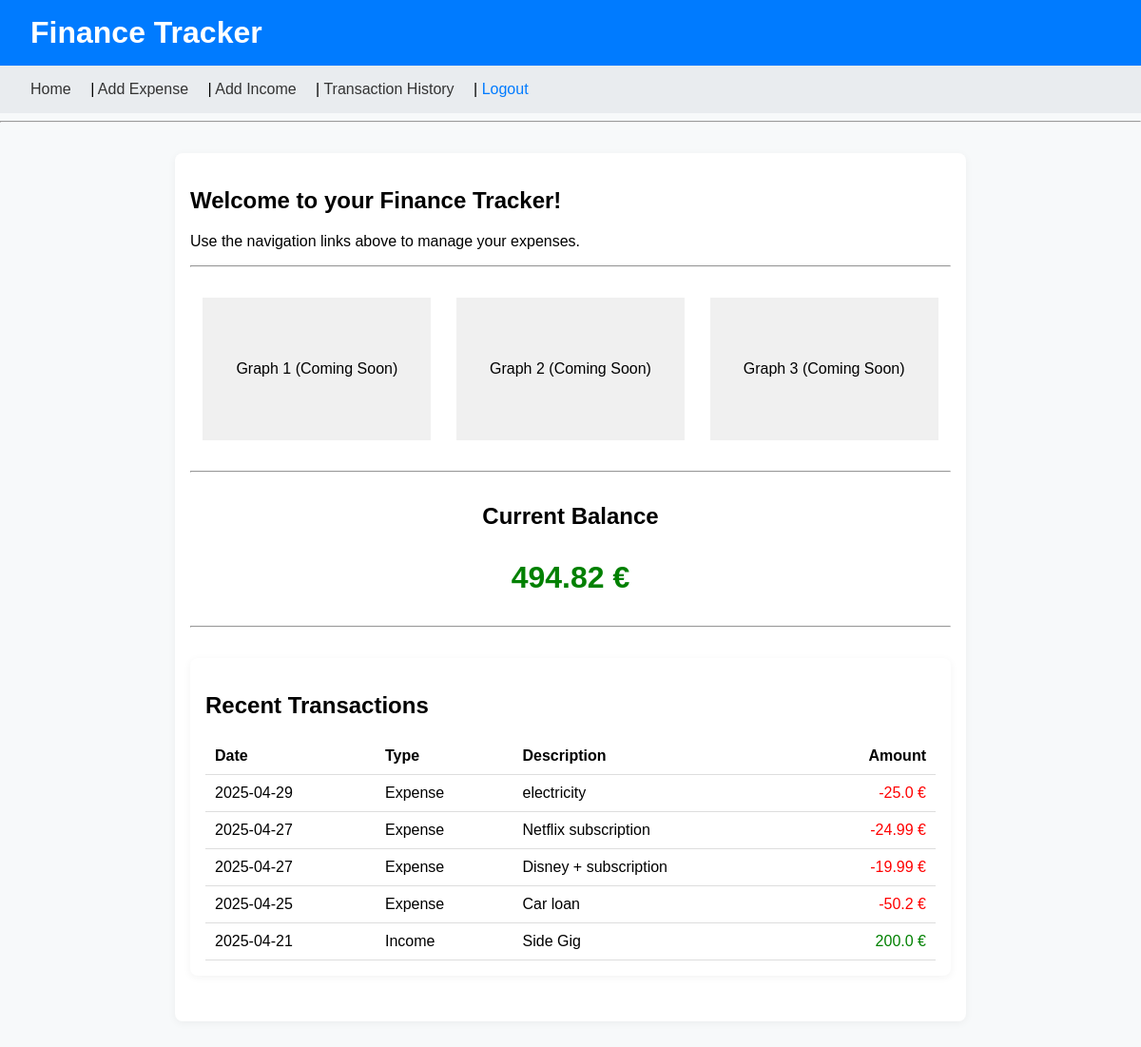
The app's page / (signed in) with its own data.
### finance/models.py (models this page shows, shortened)
class Category(models.Model):
    name = models.CharField(max_length=100)
    type = models.CharField(max_length=20)  # income or expense

class Expense(models.Model):
    user = models.ForeignKey(User, on_delete=models.CASCADE)
    date = models.DateTimeField()
    amount = models.FloatField()
    description = models.CharField(max_length=25)
    category = models.ForeignKey(Category, on_delete=models.CASCADE)
    recurring = models.BooleanField(default=False)
    frequency = models.CharField(
        max_length=20,
        choices=FREQUENCY_CHOICES,
        default='monthly',
    )

class Income(models.Model):
    user = models.ForeignKey(User, on_delete=models.CASCADE)
    date = models.DateTimeField()
    amount = models.FloatField()
    description = models.CharField(max_length=25)
    category = models.ForeignKey(Category, on_delete=models.CASCADE)
    recurring = models.BooleanField(default=False)
    frequency = models.CharField(
        max_length=20,
        choices=FREQUENCY_CHOICES,
        default='monthly',
    )

### finance/views.py (the view)
# urls.py: 2. Add a URL to urlpatterns:  path('', views.home, name='home')
@login_required
def home(request):
    displayed_balance = calculate_balance(request.user)
    recent_expenses = Expense.objects.filter(user=request.user).order_by('-date')[:5]
    recent_incomes = Income.objects.filter(user=request.user).order_by('-date')[:5]
    recent_transactions = []
    for income in recent_incomes:
        recent_transactions.append({
            "id": income.id,
            "date": income.date,
            "type": "Income",
            "amount": income.amount,
            "description": income.description,
            "category": income.category.name,
        })
    for expense in recent_expenses:
        recent_transactions.append({
            "id": expense.id,
            "date": expense.date,
            "type": "Expense",
            "amount": -abs(expense.amount),
            "description": expense.description,
            "category": expense.category.name,
        })
    recent_transactions.sort(key=lambda tx: tx["date"], reverse=True)
    recent_transactions = recent_transactions[:5]
    return render(request, "finance/home.html", {
        "displayed_balance": displayed_balance,
        "recent_transactions": recent_transactions,
    })

### finance/utils.py (called while the page is built)
def calculate_balance(user):
    incomes = Income.objects.filter(user=user)
    expenses = Expense.objects.filter(user=user)
    total_income = sum(income.amount for income in incomes)
    total_expenses = sum(expense.amount for expense in expenses)
    return total_income - total_expenses

### finance/templates/finance/home.html
{% extends "finance/base.html" %}
{% block content %}
<h2>Welcome to your Finance Tracker!</h2>
<p>Use the navigation links above to manage your expenses.</p>
<hr>
<div style="display: flex; justify-content: space-around; margin: 2rem 0;">
    <div style="width: 30%; height: 150px; background-color: #f0f0f0; display: flex; align-items: center; justify-content: center;">
        Graph 1 (Coming Soon)
    </div>
    <div style="width: 30%; height: 150px; background-color: #f0f0f0; display: flex; align-items: center; justify-content: center;">
        Graph 2 (Coming Soon)
    </div>
    <div style="width: 30%; height: 150px; background-color: #f0f0f0; display: flex; align-items: center; justify-content: center;">
        Graph 3 (Coming Soon)
    </div>
</div>
<hr>
<div style="text-align: center; margin: 2rem 0;">
    <h2>Current Balance</h2>
    <p style="font-size: 2rem; font-weight: bold; color: {% if displayed_balance >= 0 %}green{% else %}red{% endif %};">
        {{ displayed_balance }} €
    </p>
</div>
<hr>
<div class="container">
    <h2>Recent Transactions</h2>
    <table style="width: 100%; border-collapse: collapse; margin-top: 1rem;">
        <thead>
            <tr>
                <th style="text-align: left;">Date</th>
                <th style="text-align: left;">Type</th>
                <th style="text-align: left;">Description</th>
                <th style="text-align: right;">Amount</th>
            </tr>
        </thead>
        <tbody>
            {% for tx in recent_transactions %}
            <tr>
                <td>{{ tx.date|date:"Y-m-d" }}</td>
                <td>{{ tx.type }}</td>
                <td>{{ tx.description }}</td>
                <td style="text-align: right; color: {% if tx.amount >= 0 %}green{% else %}red{% endif %};">
                    {{ tx.amount }} €
                </td>
            </tr>
            {% empty %}
            <tr>
                <td colspan="4" style="text-align:center;">No recent transactions.</td>
            </tr>
            {% endfor %}
        </tbody>
    </table>
</div>
{% endblock %}

### finance/templates/finance/base.html (style rules this page uses)
body { font-family: Arial, sans-serif; background-color: #f7f9fa; margin: 0; padding: 0; }
.container { max-width: 800px; margin: 2rem auto; padding: 1rem; background-color: white; border-radius: 8px; box-shadow: 0 2px 8px rgba(0,0,0,0.05); }
table { width: 100%; border-collapse: collapse; margin-top: 2rem; }
th, td { padding: 10px; text-align: left; border-bottom: 1px solid #ddd; }

### records on screen
Category: date "2025-04-29", type "Expense", description "electricity", amount "-25.0", date "2025-04-27", description "Netflix subscription", amount "-24.99", description "Disney + subscription", amount "-19.99", date "2025-04-25", description "Car loan", amount "-50.2"
Income: date "2025-04-21", description "Side Gig", amount "200.0"

### other values on screen
{{ displayed_balance }} "494.82"
{{ tx.type }} "Income"
